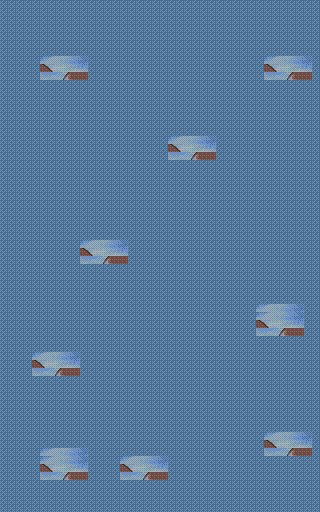

Below is a game level as drawn by its tile map, then a one-line description and the .tmx that defines it (tile-layer data replaced by summaries):
An orthogonal 40x64 tile map with 8x8 px tiles, 2 tile layers (Ground, Layer 2).

<map version="1.10" tiledversion="1.10.2" orientation="orthogonal" renderorder="right-down" width="40" height="64" tilewidth="8" tileheight="8" infinite="0" nextlayerid="3" nextobjectid="1">
 <tileset firstgid="1" source="../tilesets/skan_17.tsx" />
 <layer id="1" name="Ground" width="40" height="64">
  <data>[2560 cells, 2560 non-empty, 83 distinct tile ids]</data>
 </layer>
 <layer id="2" name="Layer 2" width="40" height="64">
  <data>[2560 cells, 2560 non-empty, 19 distinct tile ids]</data>
 </layer>
</map>
